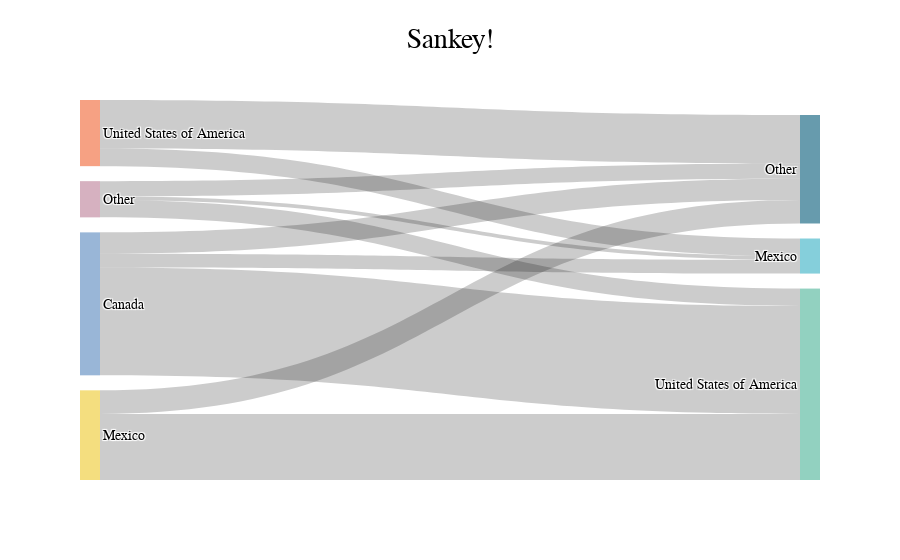

Source (notebook cell):
### Code cell
sfig

### Figure 1 — Plotly figure (JSON) as saved in the notebook; plotly's stock layout.template omitted (floating-point values rounded to 4 significant figures)
{"data": [{"link": {"source": [4, 6, 5, 6, 4, 5, 5, 2, 6, 2], "target": [3, 3, 3, 0, 0, 0, 1, 1, 1, 0], "value": [0.1974, 0.05183, 0.3222, 0.04537, 0.07032, 0.06347, 0.04104, 0.05277, 0.01088, 0.1447]}, "node": {"label": ["Other", "Mexico", "United States of America", "United States of America", "Mexico", "Canada", "Other"], "line": {"color": "black", "width": 0}, "pad": 15, "thickness": 20}, "type": "sankey", "valueformat": ".1%"}], "layout": {"autosize": true, "title": {"text": "Sankey!"}}}
